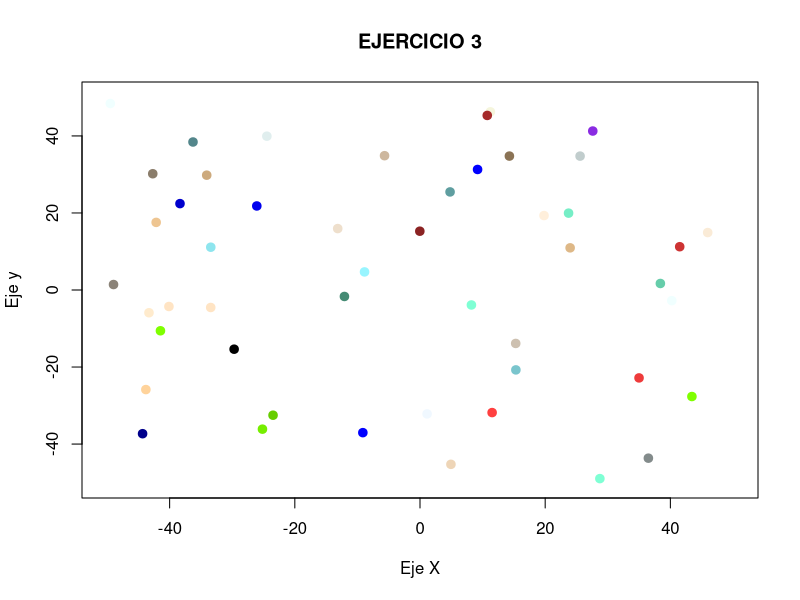
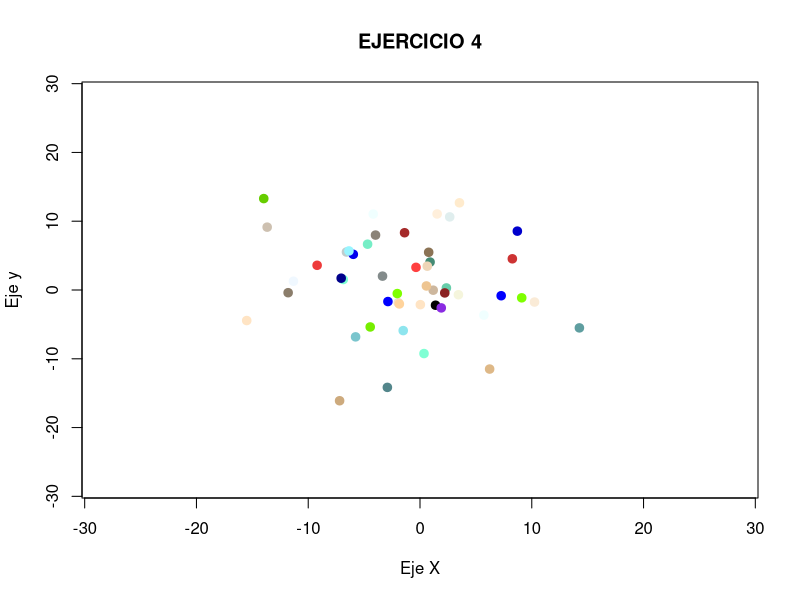
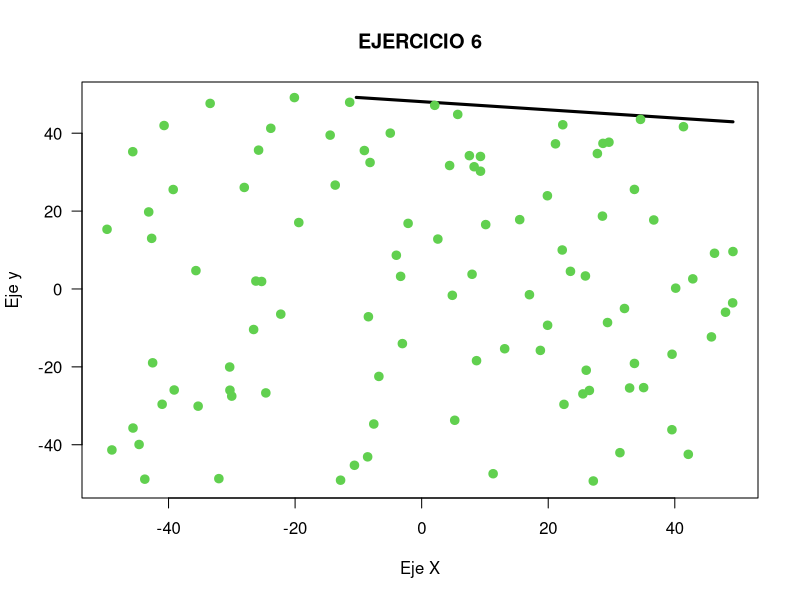
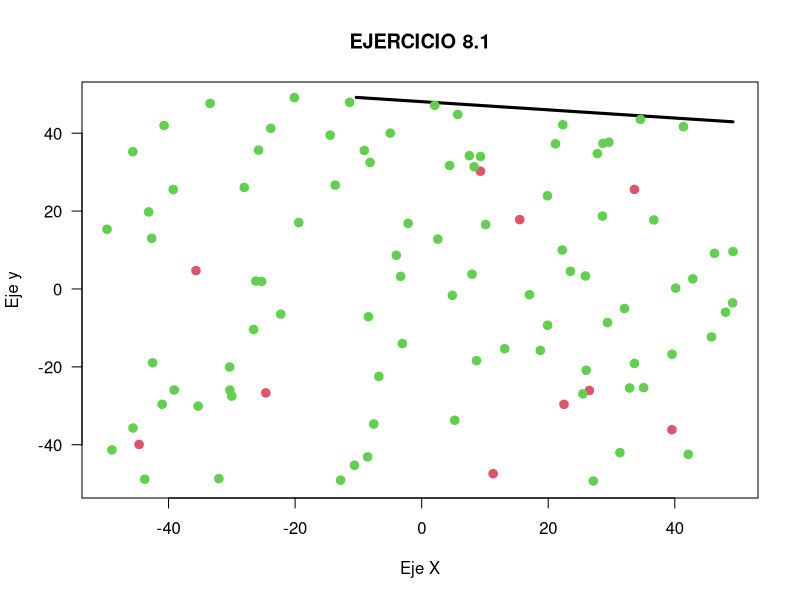
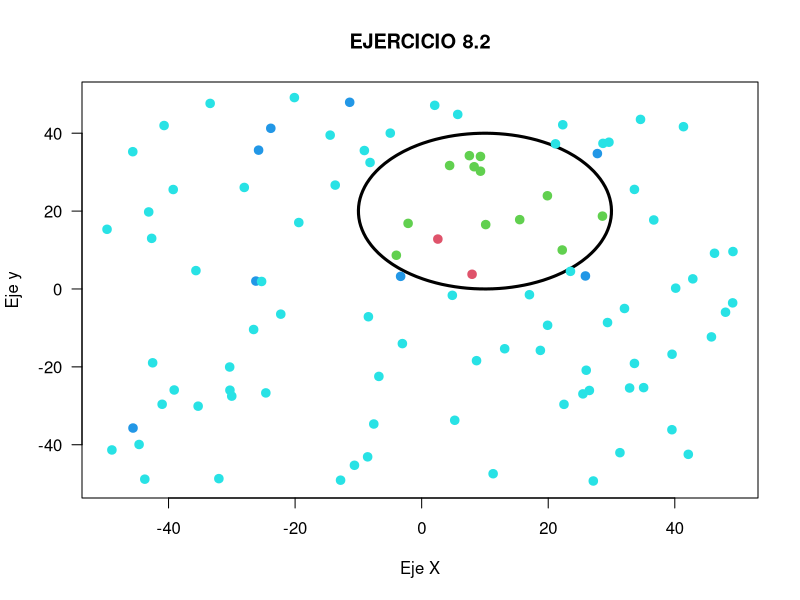
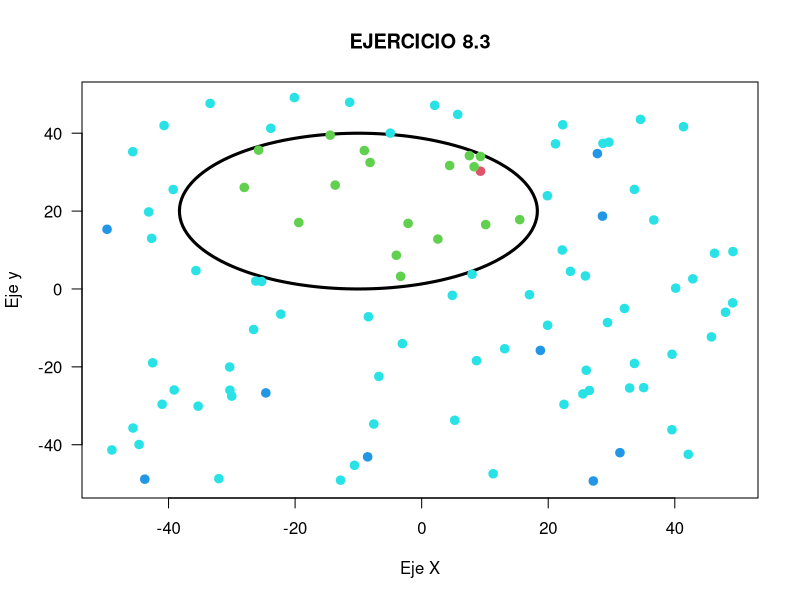
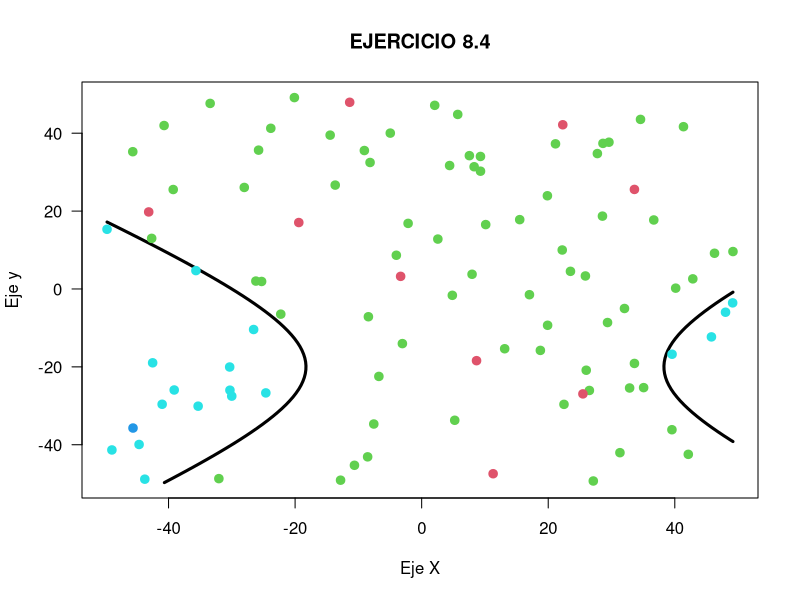
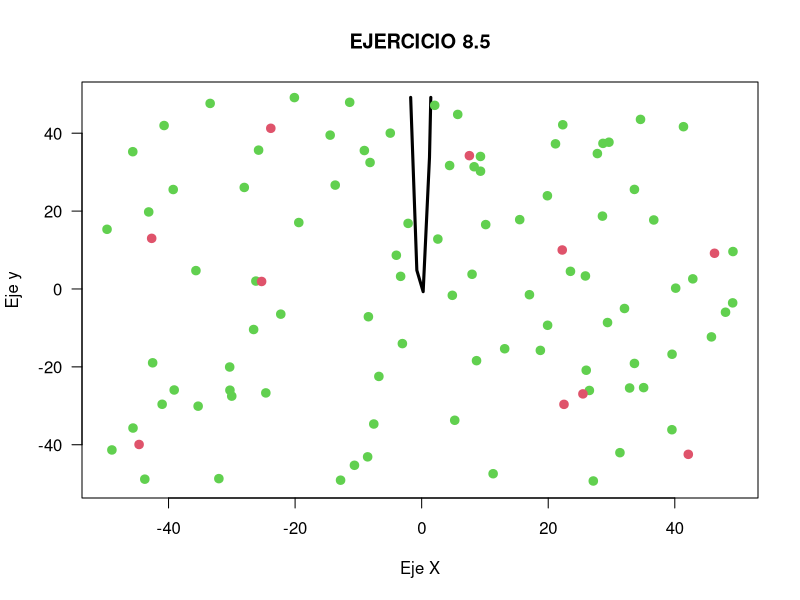

Generate these figures, in order, with R:
###############################################################################
# Autor: Braulio Vargas López
# Grupo: 1
# Práctica: 1
# Fecha de entrega: 23/03/2016
# Fecha actual: 1/03/2016
#--------------------------------------------
#
# set.seed(3)
funciones = c(function(x,y) y - ecu[1]*x - ecu[2],
              function(x,y) (x - 10)^2 + (y - 20)^2 - 400,
              function(x,y) 0.5*(x + 10)^2 + (y - 20)^2 - 400,
              function(x,y) 0.5*(x - 10)^2 - (y + 20)^2 - 400,
              function(x,y) y - 20*x^2 - 5*x + 3,
              function(x,y) y - rectaEJ7[1]*x - rectaEJ7[2],
              function(x,y) x^2+y^2 - 25
              )

funciones_eval = c(function(eval) eval[2] - ecu[1]*eval[1] - ecu[2],
                   function(eval) (eval[1] - 10)^2 + (eval[2] - 20)^2 - 400,
                   function(eval)  0.5*(eval[1] + 10)^2 + (eval[2] - 20)^2 - 400,
                   function(eval) 0.5*(eval[1] - 10)^2 - (eval[2] + 20)^2 - 400,
                   function(eval) eval[2] - 20*eval[1]^2 - 5*eval[1] + 3,
                   function(eval) eval[2] - rectaEJ7[1]*eval[1] - rectaEJ7[2],
                   function(eval) eval[1]^2+eval[2]^2 - 25
                   )

#---------------------------
# EJERCICIO 3.2
#
# Ejercicio de Generación y Visualización de datos
#
#   1.  Construir una función lista = simula_unif(N,dim,rango) que calcule una 
#       lista de longitud N de vectores de dimensión dim conteniendo números
#       aleatorios uniformes en el intervalo rango.

simula_unif <- function(N=5,dim=2,rango=5:20){
    # Generamos una matriz de datos aletorios distribuidos uniformemente
    # en el rango de valores introducido. Esta matriz tendrá el un número
    # de filas N, y un número de columnas dim.
    num = matrix(runif(N*dim, min=rango[1], max=rango[length(rango)]), 
      nrow = N, ncol = dim)
    num
}

print("######################################################################")
print("Ejercicio 1")
print("######################################################################")
lista = simula_unif()
print(lista)

#   2.  Construir una función lista = simula_gaus(N,dim,sigma) que calcule una
#       lista de longitud N de vectores de dimensión dim conteniendo números
#       aleatorios gaussianos de media 0 y varianzas dadas por el vector sigma.
#

simula_gaus <- function(N=5,dim=2,sigma=1){
    media = 0
    # Al igual que antes, generamos una matriz,pero esta vez sigue una 
    # distribución gaussiana, con media 0, inicializada más arriba y sigma = 1
    # por defecto. La matriz tendrá N filas y dim columnas.
    num = matrix(rnorm(N*dim, media, sigma), nrow = N, ncol = dim)
    num
}


print("######################################################################")
print("Ejercicio 2")
print("######################################################################")
lista = simula_gaus()
print(lista)

pintar <- function(puntos, funcion, intervalo, nombreGrafica, 
    colores = colors(), verFuncion = FALSE){
    if(verFuncion){
        x <- y <- seq(range(puntos[,1])[1],range(puntos[,1])[2],length=100)
        z <- outer(x,y,funcion)
        contour(
            x=x, y=x, z=z,
            levels=0, las=1, drawlabels=FALSE, lwd=3, xlab="Eje X", 
            ylab="Eje y",main = nombreGrafica
        )
    }
    else{
        plot(intervalo, intervalo, xlab="Eje X", ylab="Eje y", type="n", 
        main = nombreGrafica)
    }

    points(puntos, col = colores, pch=19, lwd = 2)
}


#   3.  Suponer N = 50, dim = 2, rango = [-50,+50] en cada dimensión. Dibujar
#       una gráfica de la salida de la función correspondiente

pintaUnif <- function(N = 50, dim = 2, rangoV = -50:50){
  pintar(simula_unif(N,dim,rangoV), intervalo = rangoV, 
    nombreGrafica = "EJERCICIO 3", verFuncion = F)

}

print("######################################################################")
print("Ejercicio 3")
print("######################################################################")

pintaUnif()

#  4.  Suponer N = 50, dim = 2, rango = [5,7] en cada dimensión. Dibujar
#      una gráfica de la salida de la función correspondiente.

pintaGauss <- function(N = 50, dim = 2, sigma = 5:7){
    pintar(simula_gaus(N,dim,sigma), intervalo = (sigma[3]*(-4)):(sigma[3]*4), 
        nombreGrafica = "EJERCICIO 4", verFuncion = F)
}

pintaGauss()

# 5.  Construir la función v=simula_recta(intervalo) quealcula los 
#     parámetros, v=(a,b) de una recta aleatoria, y = ax + b, que corte al
#     cuadrado [-50,50] x [-50,50] (Ayuda: Para calcular la recta simular las
#     coordenadas de dos puntos dentro del cuadrado y calcular la recta que
#     pasa por ellos)

simula_recta <- function(dim = -50:50, punto_1 = c(sample(dim, 2)),
    punto_2 = c(sample(dim, 2)), verPunto = T){
    # Por defecto, obtenemos dos puntos aleatorios dentro del intervalo,
    # pero en caso de que 
    if(verPunto){
        print("#####Punto 1")
        print(punto_1)
    
        print("#####Punto 2")
        print(punto_2)
    }
    
    # Para calcular la recta que pasa por dos puntos, usaremos la expresión:
    #       
    #          x - x1      y - y1
    #        --------- = ----------
    #         x2 - x1     y2 - y1
    #
    # Con lo que si despejamos obtenemos
    #
    #   => (y2-y1)x - x1(y2-y1) = y(x2-x1) - y1(x2-x1)
    #   => y = (y2-y1)x/(x2-x1) - (x1(y2-y1)+y1(x2-x1))/(y2-y1)

    punto_aux = c(punto_2[1]-punto_1[1], punto_2[2]-punto_1[2])

    ecuacion = c(punto_aux[2]/punto_aux[1], 
        (((-1*punto_1[1]*punto_aux[2])+(punto_1[2]*punto_aux[1]))/punto_aux[1]))
    ecuacion
}

print("######################################################################")
print("Ejercicio 5")
print("######################################################################")
ecu = simula_recta()

print(ecu)



# 6.  Generar una muestra 2D de puntos usando simula_unif() y etiquetar la 
#     muestra usando el signo de la función f (x, y) = y − ax − b de cada 
#     punto a una recta simulada con simula_recta(). Mostrar una gráfica con 
#     el resultado de la muestra etiquetada junto con la recta usada para ello.



print("######################################################################")
print("Ejercicio 6")
print("######################################################################")

evaluaPuntos <- function(puntosAEvaluar, intervalo, apartado){

    # etiquetas = mapply(function(x,y) y - ecu[1]*x - ecu[2], puntosAEvaluar)
    etiquetas = apply(X=puntosAEvaluar, FUN=funciones_eval[[apartado]], MARGIN=1)
    sign(etiquetas)
}

range = -50:50
puntos = simula_unif(N=100,dim=2,rango=range)
etiquetas6 = evaluaPuntos(puntos, range, apartado = 1)

pintar(puntos, funciones[[1]], range, "EJERCICIO 6", 
    colores =  etiquetas6 + 4, verFuncion = T)

# 7.  Usar la muestra generada en el apartado anterior y etiquetarla con +1,-1 
#     usando el signo de cada una de las siguientes funciones
#         - f (x, y) = (x − 10)^2 + (y − 20)^2 − 400
#         - f (x, y) = 0.5*(x + 10)2 + (y − 20)2 − 400
#         - f (x, y) = 0.5(x − 10)2 − (y + 20)2 − 400
#         - f (x, y) = y − 20x2 − 5x + 3
#     Visualizar el resultado del etiquetado de cada función junto con su 
#     gráfica y comparar el resultado con el caso lineal Â¿Que consecuencias 
#     extrae sobre la forma de las regiones positiva y negativa?

etiquetas7_1 = evaluaPuntos(puntos, range, apartado = 2)
# pintar(puntos, funciones[[2]], range, "EJERCICIO 7.1", 
#     colores = etiquetas7_1+4, verFuncion = T)

etiquetas7_2 = evaluaPuntos(puntos, range, apartado = 3)
# pintar(puntos, funciones[[3]], range, "EJERCICIO 7.2", 
#     colores = etiquetas7_2+4, verFuncion = T)

etiquetas7_3 = evaluaPuntos(puntos, range, apartado = 4)
# pintar(puntos, funciones[[4]], range, "EJERCICIO 7.3", 
#     colores = etiquetas7_3+4, verFuncion = T)

etiquetas7_4 = evaluaPuntos(puntos, range, apartado = 5)
# pintar(puntos, funciones[[5]], range, "EJERCICIO 7.4", 
#     colores = etiquetas7_4+4, verFuncion = T)

etiquetasFunc = list(etiquetas6, etiquetas7_1, 
    etiquetas7_2, etiquetas7_3, etiquetas7_4)


# 8.  Considerar de nuevo la muestra etiquetada en el apartado.6. Modifique 
#     las etiquetas de un 10 % aleatorio de muestras positivas y otro 10 % 
#     aleatorio de negativas. Visualice los puntos con las nuevas etiquetas y 
#     la recta del apartado 6. En una gráfica aparte visualice nuevo los mismos 
#     puntos pero junto con las funciones del apartado 7.

cambiarEtiqueta <- function(etiquetas, porcentaje = 0.1){
    i = 1
    num = sample(1:length(etiquetas),length(etiquetas)*0.1)
    etiquetas[num] = -etiquetas[num]
    etiquetas
}

asignaColorEtiquetasErroneas <- function(etiquetasOriginales, etiquetasErroneas){
    coloresEtiquetas = etiquetasOriginales
    coloresEtiquetas[coloresEtiquetas != etiquetasErroneas] = 
        coloresEtiquetas[coloresEtiquetas != etiquetasErroneas] -1
    coloresEtiquetas + 4
}

etiquetasErroneas8_1 = cambiarEtiqueta(etiquetas6)

pintar(puntos, funciones[[1]], range, "EJERCICIO 8.1", 
    colores = asignaColorEtiquetasErroneas(etiquetas6,etiquetasErroneas8_1), 
    verFuncion = T)

etiquetasErroneas8_2 = cambiarEtiqueta(etiquetas7_1)

pintar(puntos, funciones[[2]], range, "EJERCICIO 8.2", 
    colores = asignaColorEtiquetasErroneas(etiquetas7_1,etiquetasErroneas8_2), 
    verFuncion = T)

etiquetasErroneas8_3 = cambiarEtiqueta(etiquetas7_2)

pintar(puntos, funciones[[3]], range, "EJERCICIO 8.3", 
    colores = asignaColorEtiquetasErroneas(etiquetas7_2,etiquetasErroneas8_3), 
    verFuncion = T)

etiquetasErroneas8_4 = cambiarEtiqueta(etiquetas7_3)

pintar(puntos, funciones[[4]], range, "EJERCICIO 8.4", 
    colores = asignaColorEtiquetasErroneas(etiquetas7_3,etiquetasErroneas8_4), 
    verFuncion = T)

etiquetasErroneas8_5 = cambiarEtiqueta(etiquetas7_4)

pintar(puntos, funciones[[5]], range, "EJERCICIO 8.5", 
    colores = asignaColorEtiquetasErroneas(etiquetas7_4,etiquetasErroneas8_5), 
    verFuncion = T)